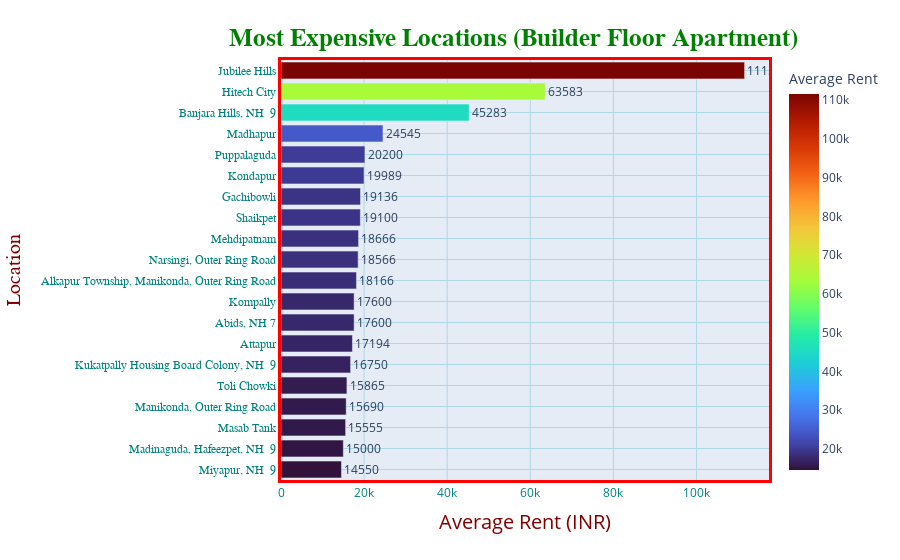

Notebook source saved alongside this figure:
### Code cell
loc_grp = df1.groupby('locality')
df1['loc_count'] = loc_grp['locality'].transform('count')

df1 = df1[df1['loc_count']>=5]
loc_grp = df1.groupby('locality')
loc_rents = loc_grp['price'].mean()
loc_rents = dict(loc_rents)

list1 = list(loc_rents.keys())
list2 = list(loc_rents.values())
list2 = [int(i) for i in list2]

loc_df = pd.DataFrame(list(zip(list1,list2)), columns=['locality','average_rent'])
loc_df.sort_values(by='average_rent',ascending=False,inplace=True)

fig = px.bar(loc_df[0:20],y='locality', x='average_rent', text='average_rent',orientation='h',
            labels={'average_rent':'Average Rent'}, color='average_rent', color_continuous_scale = 'Turbo') 

fig.update_traces(textposition='outside')
fig.update_layout(title_text="<b>Most Expensive Locations (Builder Floor Apartment)</b>",
                 title_font_size=25,
                 title_font_color='green',
                 title_font_family='Titillium Web',
                 title_x=0.57,
                 title_y=0.95,
                 title_xanchor='center',
                 title_yanchor='top',
                 yaxis={'categoryorder':'total ascending'}
                 )

fig.update_xaxes(
        color='teal',
        title_text='Average Rent (INR)',
        title_font_family='Open Sans',
        title_font_size=20,
        title_font_color='maroon',
        title_standoff = 15,
        gridcolor='lightblue',
        tickmode='auto',
        linecolor='red',
        linewidth=3,
        mirror=True)

fig.update_yaxes(
        color='Teal',
        title_text='Location',
        title_font_family='Droid Sans',
        title_font_size=20,
        title_font_color='maroon',
        title_standoff = 15,
        tickfont_family='Arial',
        nticks = 20,
        gridcolor='lightblue',
        linecolor='red',
        linewidth=3,
        mirror = True)

### Figure 1 — Plotly figure (JSON) as saved in the notebook; plotly's stock layout.template omitted (floating-point values rounded to 4 significant figures)
{"data": [{"alignmentgroup": "True", "hovertemplate": "Average Rent=%{marker.color}<br>locality=%{y}<extra></extra>", "legendgroup": "", "marker": {"color": [111583, 63583, 45283, 24545, 20200, 19989, 19136, 19100, 18666, 18566, 18166, 17600, 17600, 17194, 16750, 15865, 15690, 15555, 15000, 14550], "coloraxis": "coloraxis", "pattern": {"shape": ""}}, "name": "", "offsetgroup": "", "orientation": "h", "showlegend": false, "text": ["111583", "63583", "45283", "24545", "20200", "19989", "19136", "19100", "18666", "18566", "18166", "17600", "17600", "17194", "16750", "15865", "15690", "15555", "15000", "14550"], "textposition": "outside", "type": "bar", "x": [111583, 63583, 45283, 24545, 20200, 19989, 19136, 19100, 18666, 18566, 18166, 17600, 17600, 17194, 16750, 15865, 15690, 15555, 15000, 14550], "xaxis": "x", "y": ["Jubilee Hills", "Hitech City", "Banjara Hills, NH  9", "Madhapur", "Puppalaguda", "Kondapur", "Gachibowli", "Shaikpet", "Mehdipatnam", "Narsingi, Outer Ring Road", "Alkapur Township, Manikonda, Outer Ring Road", "Abids, NH 7", "Kompally", "Attapur", "Kukatpally Housing Board Colony, NH  9", "Toli Chowki", "Manikonda, Outer Ring Road", "Masab Tank", "Madinaguda, Hafeezpet, NH  9", "Miyapur, NH  9"], "yaxis": "y"}], "layout": {"barmode": "relative", "coloraxis": {"colorbar": {"title": {"text": "Average Rent"}}, "colorscale": [[0, "#30123b"], [0.07143, "#4145ab"], [0.1429, "#4675ed"], [0.2143, "#39a2fc"], [0.2857, "#1bcfd4"], [0.3571, "#24eca6"], [0.4286, "#61fc6c"], [0.5, "#a4fc3b"], [0.5714, "#d1e834"], [0.6429, "#f3c63a"], [0.7143, "#fe9b2d"], [0.7857, "#f36315"], [0.8571, "#d93806"], [0.9286, "#b11901"], [1, "#7a0402"]]}, "legend": {"tracegroupgap": 0}, "margin": {"t": 60}, "title": {"font": {"color": "green", "family": "Titillium Web", "size": 25}, "text": "<b>Most Expensive Locations (Builder Floor Apartment)</b>", "x": 0.57, "xanchor": "center", "y": 0.95, "yanchor": "top"}, "xaxis": {"anchor": "y", "color": "teal", "domain": [0, 1], "gridcolor": "lightblue", "linecolor": "red", "linewidth": 3, "mirror": true, "tickmode": "auto", "title": {"font": {"color": "maroon", "family": "Open Sans", "size": 20}, "standoff": 15, "text": "Average Rent (INR)"}}, "yaxis": {"anchor": "x", "categoryorder": "total ascending", "color": "Teal", "domain": [0, 1], "gridcolor": "lightblue", "linecolor": "red", "linewidth": 3, "mirror": true, "nticks": 20, "tickfont": {"family": "Arial"}, "title": {"font": {"color": "maroon", "family": "Droid Sans", "size": 20}, "standoff": 15, "text": "Location"}}}}
